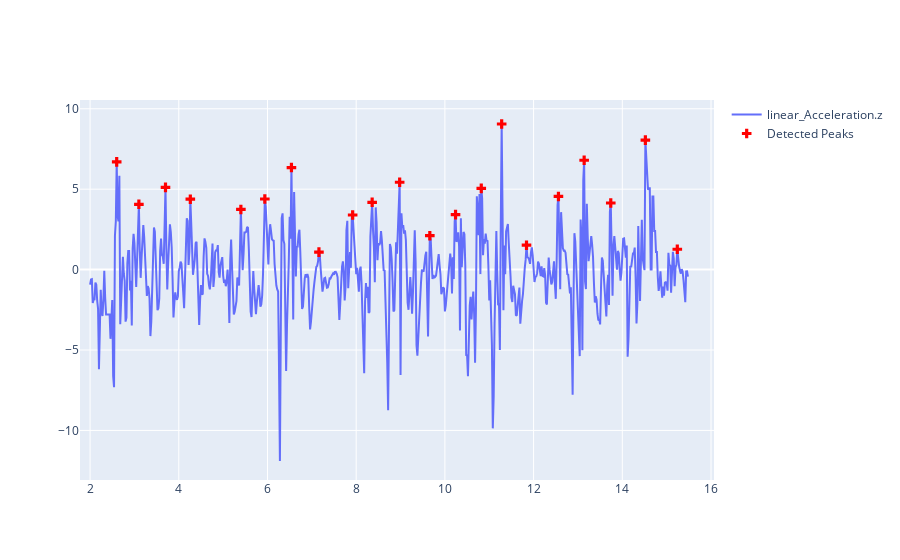

The code cell stored with this chart in its notebook:
### Markdown cell above
Since we now have bot the dancing sensor signal and our metadata of the song,
we can now focus on calculating the rhythm of the dancer.

### Code cell
from scipy.signal import argrelextrema
import numpy as np

# calculate how many data points a beat is long
samples_per_second = 1000 / sampling_rate
samples_per_beat = samples_per_second * time_between_beats

def find_peaks_for_series(series: np.ndarray):
    order = int(samples_per_beat / 2)
    peaks = argrelextrema(series, comparator=np.greater, order = order)[0]
    return peaks

def find_peak_diffs(series: pd.Series):
    peaks = find_peaks_for_series(series.values)
    time_stamps = dance['time'].values
    diff_peak = np.diff(time_stamps[peaks], n = 1)
    return diff_peak

def visualize_peaks(axis: str, printme: bool):
    peaks = find_peaks_for_series(dance[axis].values)
    time_stamps = dance['time'].values

    fig = go.Figure()
    fig.add_trace(go.Scatter(
        y = dance[axis],
        x = dance['time']/1000,
        mode = 'lines',
        name=axis
    ))

    fig.add_trace(go.Scatter(
        x=[time_stamps[j]/1000 for j in peaks],
        y=[dance[axis].values[j] for j in peaks],
        mode='markers',
        marker=dict(
            size=8,
            color='red',
            symbol='cross'
        ),
        name='Detected Peaks'
    ))

    fig.show()

    if printme:
        fig.write_image('peaks_%s.png' % axis)

# local_maxima = find_peaks_for_series(dance['rotation_Vector.z'].values)
# local_minima = find_peaks_for_series(-dance['rotation_Vector.z'].values)
# extrema = np.concatenate(local_maxima, local_minima)
# extrema

visualize_peaks('linear_Acceleration.z', False)
# visualize_peaks('rotation_Vector.z')
diffs = find_peak_diffs(dance['linear_Acceleration.z'])
# find_peak_diffs(dance['rotation_Vector.z'])
print(diffs)
np.median(diffs)

### Figure 1 — Plotly figure (JSON) as saved in the notebook; plotly's stock layout.template omitted (floating-point values rounded to 4 significant figures; data arrays with more than 128 entries replaced by an {"elided": "..."} marker saying what was removed)
{"data": [{"mode": "lines", "name": "linear_Acceleration.z", "type": "scatter", "x": {"elided": "675 float values"}, "y": {"elided": "675 float values"}}, {"marker": {"color": "red", "size": 8, "symbol": "cross"}, "mode": "markers", "name": "Detected Peaks", "type": "scatter", "x": [2.6, 3.1, 3.7, 4.26, 5.4, 5.94, 6.54, 7.16, 7.92, 8.36, 8.98, 9.66, 10.24, 10.82, 11.28, 11.84, 12.56, 13.14, 13.74, 14.52, 15.24], "y": [6.695, 4.06, 5.111, 4.377, 3.74, 4.389, 6.345, 1.085, 3.396, 4.183, 5.43, 2.106, 3.419, 5.051, 9.052, 1.517, 4.548, 6.798, 4.141, 8.049, 1.265]}], "layout": {}}
